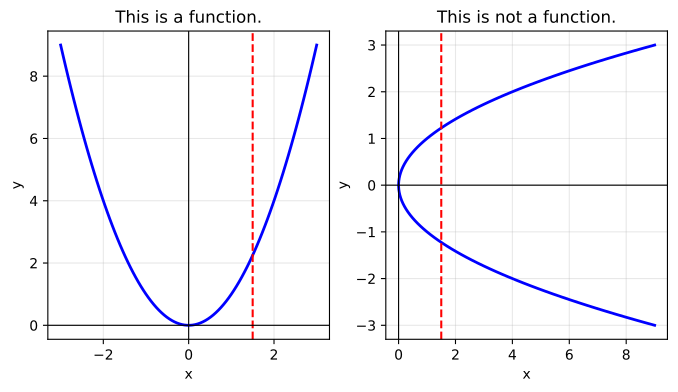

Source code (Python):
import matplotlib.pyplot as plt
import numpy as np

fig, (ax1, ax2) = plt.subplots(1, 2, figsize=(8, 4))

x1 = np.linspace(-3, 3, 100)
y1 = x1**2

ax1.plot(x1, y1, label="y = x^2 (Parabola)", color="blue", linewidth=2)

test_x = 1.5
ax1.axvline(
    x=test_x, color="red", linestyle="--", label=f"Vertical Line at x = {test_x}"
)

ax1.set_title("This is a function.")
ax1.set_xlabel("x")
ax1.set_ylabel("y")
ax1.grid(True, alpha=0.3)
ax1.axhline(0, color="black", linewidth=0.8)
ax1.axvline(0, color="black", linewidth=0.8)

y2 = np.linspace(-3, 3, 100)
x2 = y2**2

ax2.plot(x2, y2, label="x = y^2 (Parabola)", color="blue", linewidth=2)

test_x = 1.5
ax2.axvline(
    x=test_x, color="red", linestyle="--", label=f"Vertical Line at x = {test_x}"
)

ax2.set_title("This is not a function.")
ax2.set_xlabel("x")
ax2.set_ylabel("y")
ax2.grid(True, alpha=0.3)
ax2.axhline(0, color="black", linewidth=0.8)
ax2.axvline(0, color="black", linewidth=0.8)

plt.savefig("images/note1/vlt.pdf", format="pdf", bbox_inches="tight")
plt.show()
